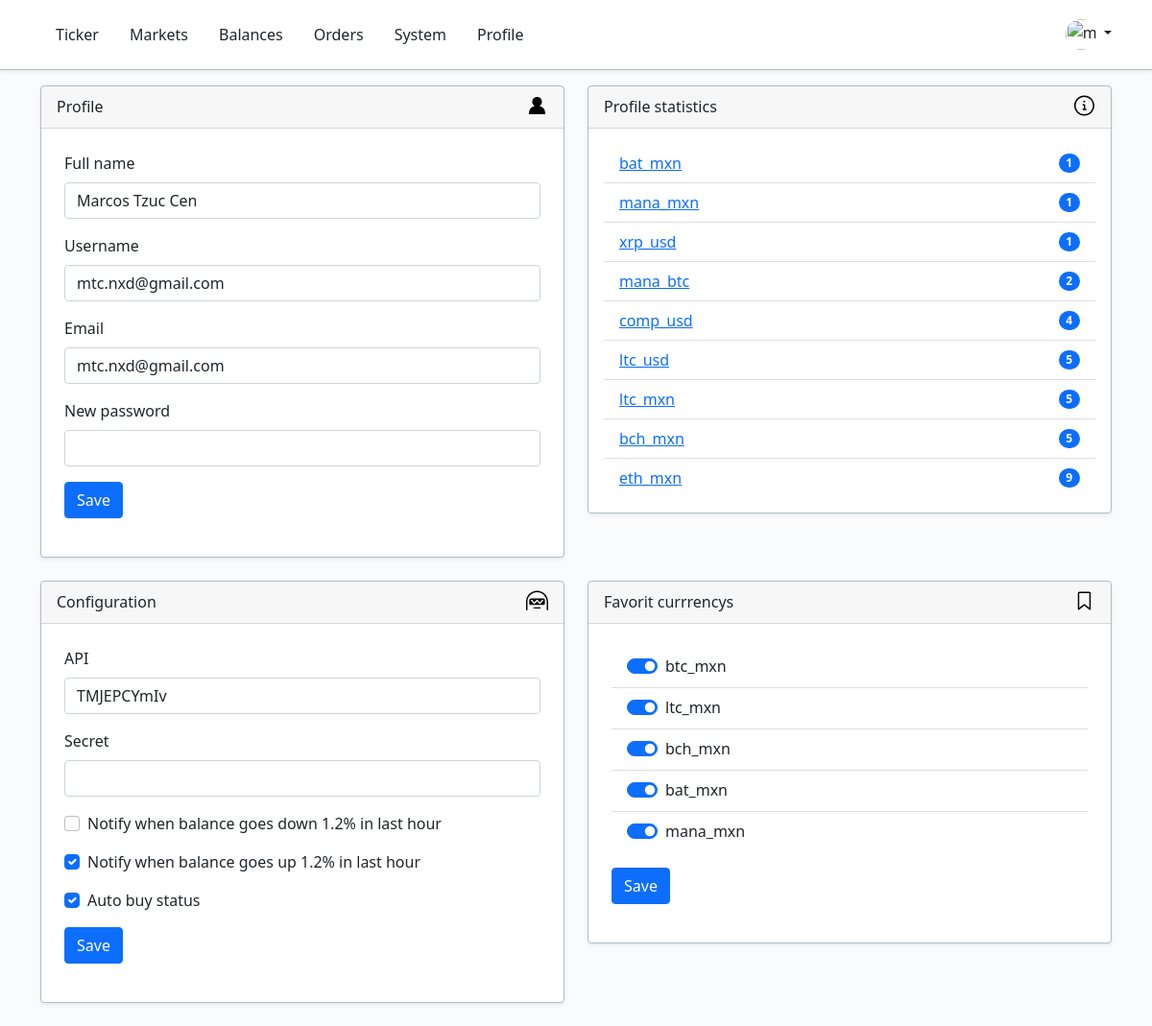
The page /profile.php (signed in) on the database its author committed.
### tables this page shows
CREATE TABLE `wallet_config` (
  `id` int(11) NOT NULL,
  `id_user` int(11) NOT NULL,
  `bitso_key` varchar(20) NOT NULL,
  `bitso_secret` varchar(20) NOT NULL,
  `notify_01` varchar(10) NOT NULL,
  `notify_02` varchar(10) NOT NULL
);

CREATE TABLE `wallet_users` (
  `id` int(11) NOT NULL,
  `name` varchar(30) NOT NULL,
  `username` varchar(30) NOT NULL,
  `password` varchar(30) NOT NULL,
  `email` varchar(30) NOT NULL
);

CREATE TABLE `wallet_favorites` (
  `id` int(11) NOT NULL,
  `book` varchar(30) DEFAULT NULL,
  `user` int(5) NOT NULL,
  `status` tinyint(1) DEFAULT NULL
);

### classes/mySQL.php (called while the page is built, shortened)
<?php
class MySQL {
	protected $host 	= 'localhost';
	protected $username = 'fortechm';
	protected $password = 'IrSW8=m)W$9U';
	protected $database = 'fortechm_test';
	protected $connect;
	protected function mySQLconnect()
	{
		try {
			$this->connect = mysqli_connect($this->host, $this->username, $this->password);
			mysqli_select_db($this->connect, $this->database);
		} catch (Exception $e){
			throw new Exception ('Message: '. $e->getMessage());
		}
	}
	public function mySQLquery($query)
	{
		$result = mysqli_query($this->connect, $query);
		$data = array();
		while ($row = mysqli_fetch_object($result)){
			$data[] = $row;
		}
		return $data;
	}
}

### classes/Helpers.php (called while the page is built, shortened)
<?php
require_once('mySQL.php');
class Helpers
{
    static function getCurrencysFavorites()
    {
        $mysql = new MySQL();
        $query = 'select * from wallet_favorites';
        return $mysql->mySQLquery($query);
    }
    static function getListTrades()
    {
        $mysql = new MySQL();
        $query = "select book, COUNT(*) trades FROM `wallet_balance` WHERE status = 1 GROUP BY book ORDER BY trades";
        return $mysql->mySQLquery($query);
    }
    static function getUserData($username)
    {
        $mysql = new MySQL();
        $query = "select * from wallet_users a JOIN wallet_config b ON a.id = b.id_user
                  WHERE username = '$username'";
        return $mysql->mySQLquery($query);
    }
}

### profile.php (the view, shortened to what this page needs)
<?php
require_once ('classes/Helpers.php');
$userData = Helpers::getUserData($_SESSION['name']);
foreach ($userData as $data) {
	$name    = $data->name;
	$notify1 = $data->notify_01;
	$notify2 = $data->notify_02;
}
?>
<html>
	<head>
		<link href="https://cdn.jsdelivr.net/npm/bootstrap@5.1.0/dist/css/bootstrap.min.css"
				rel="stylesheet"
>
		<link href="css/custom.css" rel="stylesheet"/>
	</head>
	<body>
		<header class="p-3 mb-3 border-bottom border-custom bg-white shadow-sm">
			<div class="container">
		    	<div class="d-flex flex-wrap align-items-center justify-content-center justify-content-lg-start">
			        <ul class="nav col-12 col-lg-auto me-lg-auto mb-2 justify-content-center mb-md-0">
			        	<li><a href="ticker.php" class="nav-link px-3 link-dark">Ticker</a></li>
						<li><a href="markets.php" class="nav-link px-3 link-dark">Markets</a></li>
			          	<li><a href="balance.php" class="nav-link px-3 link-dark">Balances</a></li>
			          	<li><a href="orders.php" class="nav-link px-3 link-dark">Orders</a></li>
			          	<li><a href="system.php" class="nav-link px-3 link-dark">System</a></li>
			          	<li><a href="profile.php" class="nav-link px-3 link-dark">Profile</a></li>
			        </ul>
			        <div class="dropdown text-end">
			        	<a href="#" class="d-block link-dark text-decoration-none dropdown-toggle" id="dropdownUser1" data-bs-toggle="dropdown" aria-expanded="false">
			            	<img src="https://pbs.twimg.com/profile_images/1389588502703218688/l4ex-JeJ_400x400.jpg" alt="mdo" width="32" height="32" class="rounded-circle">
			          	</a>
			        </div>
		      	</div>
			</div>
		</header>
		<div class="container">
			<div class="row mb-4">
				<div class="col">
					<div class="card rounded border border-custom shadow-sm">
						<div class="card-header">
							<h6 class="card-header-title">Profile</h6>
							<svg xmlns="http://www.w3.org/2000/svg" viewBox="0 0 24 24" width="24" height="24"><path d="M12 2.5a5.25 5.25 0 00-2.519 9.857 9.005 9.005 0 00-6.477 8.37.75.75 0 00.727.773H20.27a.75.75 0 00.727-.772 9.005 9.005 0 00-6.477-8.37A5.25 5.25 0 0012 2.5z"></path></svg>
						</div>
						<div class="p-4">
							<form action="" method="post" name="profile">
								<div class="mb-3">
									<label for="name" class="form-label">Full name</label>
									<input type="text" name="name" id="name" value="<?=$name;?>" class="form-control">
								</div>
								<div class="mb-3">
									<label for="username" class="form-label">Username</label>
									<input type="text" name="username" id="username" value="<?=$_SESSION['name']?>" class="form-control">
								</div>
								<div class="mb-3">
									<label for="email" class="form-label">Email</label>
									<input type="text" name="email" id="email" value="<?=$_SESSION['email']?>" class="form-control" >
								</div>
								<div class="mb-3">
									<label for="password" class="form-label">New password</label>
									<input type="text" name="password" id="password" class="form-control">
								</div>
								<div class="mb-3">
									<input type="button" id="confirm" value="Save" class="btn btn-primary" >
								</div>
							</form>
						</div>
					</div>
				</div>
				<div class="col">
					<div class="card rounded border border-custom shadow-sm">
						<div class="card-header">
							<h6 class="card-header-title">Profile statistics</h6>
						</div>
						<div class="card-body">
							<ul class="list-group list-group-flush">
								<?php
								$listTrades = Helpers::getListTrades();
								foreach($listTrades as $list){
									echo "<li class='list-group-item d-flex justify-content-between align-items-center'>";
									echo 	"<a href='currentbook.php?book=$list->book'>". $list->book ."</a>";
									echo 	"<span class='badge bg-primary rounded-pill'>".$list->trades."</span>";
									echo "</li>";
								}
								?>
							</ul>
						</div>
					</div>
				</div>
			</div>
			<div class="row mb-4">
				<div class="col-md-6">
					<div class="card rounded border border-custom shadow-sm">
						<div class="card-header">
							<h6 class="card-header-title">Configuration</h6>
						</div>
						<div class="p-4">
							<form action="" method="post" name="configuration">
								<div class="mb-3">
									<label for="username" class="form-label">API</label>
									<input type="text" name="username" id="username" value="<?=$_SESSION['key']?>" class="form-control">
								</div>
								<div class="mb-3">
									<label for="email" class="form-label">Secret</label>
									<input type="text" name="email" id="email" value="<?=$_SESSION['secret']?>" class="form-control" >
								</div>
								<div class="mb-3 form-check">
									<input type="checkbox" class="form-check-input" <?=$notify1;?> id="sendnotify1">
								    <label class="form-check-label" for="sendnotify">Notify when balance goes down 1.2% in last hour</label>
								</div>
								<div class="mb-3 form-check">
									<input type="checkbox" class="form-check-input" <?=$notify2;?> id="sendnotify2">
								    <label class="form-check-label" for="sendnotify">Notify when balance goes up 1.2% in last hour</label>
								</div>
								<div class="mb-3 form-check">
									<input type="checkbox" class="form-check-input" <?=$notify2;?> id="sendnotify2">
								    <label class="form-check-label" for="sendnotify">Auto buy status</label>
								</div>
								<div class="mb-3">
									<input type="button" id="confirm" value="Save" class="btn btn-primary" >
								</div>
							</form>
						</div>
					</div>
				</div>
				<div class="col-md-6">
					<div class="card rounded border border-custom shadow-sm">
						<div class="card-header">
							<h6 class="card-header-title">Favorit currrencys</h6>
						</div>
						<div class="p-4">
							<form action="" method="post" name="configuration">
								<ul class="list-group list-group-flush mb-3">
								<?php
								$favorites = Helpers::getCurrencysFavorites();
								foreach ($favorites as $data) {
									echo '<li class="list-group-item">';
									echo '<div class="form-check form-switch">
											  <input class="form-check-input" type="checkbox" role="switch" id="'.$data->book.'" onclick="save_favorit(this.id)" checked>
											  <label class="form-check-label" for="'.$data->book.'">'.$data->book.'</label>
										  </div>';
									echo '</li>';
								}
								?>
								</ul>
								<div class="mb-3">
									<input type="button" id="confirm" value="Save" class="btn btn-primary" >
								</div>
							</form>
						</div>
					</div>
				</div>
			</div>
		</div>
		<div class="position-fixed bottom-0 end-0 p-3" style="z-index: 11">
		</div>
	</body>
</html>

### css/custom.css (style rules this page uses)
body { background:#F9FBFD; }
.border-custom { border-color:#b0bec5 !important }
.card-header-title { width: 100%; margin-top:4px; margin-bottom:4px; }
.card-header { display:flex; }

### rows shown on the page
wallet_config: name "Marcos Tzuc Cen"
wallet_favorites: book "btc_mxn"
wallet_favorites: book "ltc_mxn"
wallet_favorites: book "bch_mxn"
wallet_favorites: book "bat_mxn"
wallet_favorites: book "mana_mxn"

### other values the page prints
$list->book "bat_mxn"
$list->trades "1"
$list->book "mana_mxn"
$list->book "xrp_usd"
$list->book "mana_btc"
$list->trades "2"
$list->book "comp_usd"
$list->trades "4"
$list->book "ltc_usd"
$list->trades "5"
$list->book "ltc_mxn"
$list->book "bch_mxn"
$list->book "eth_mxn"
$list->trades "9"
